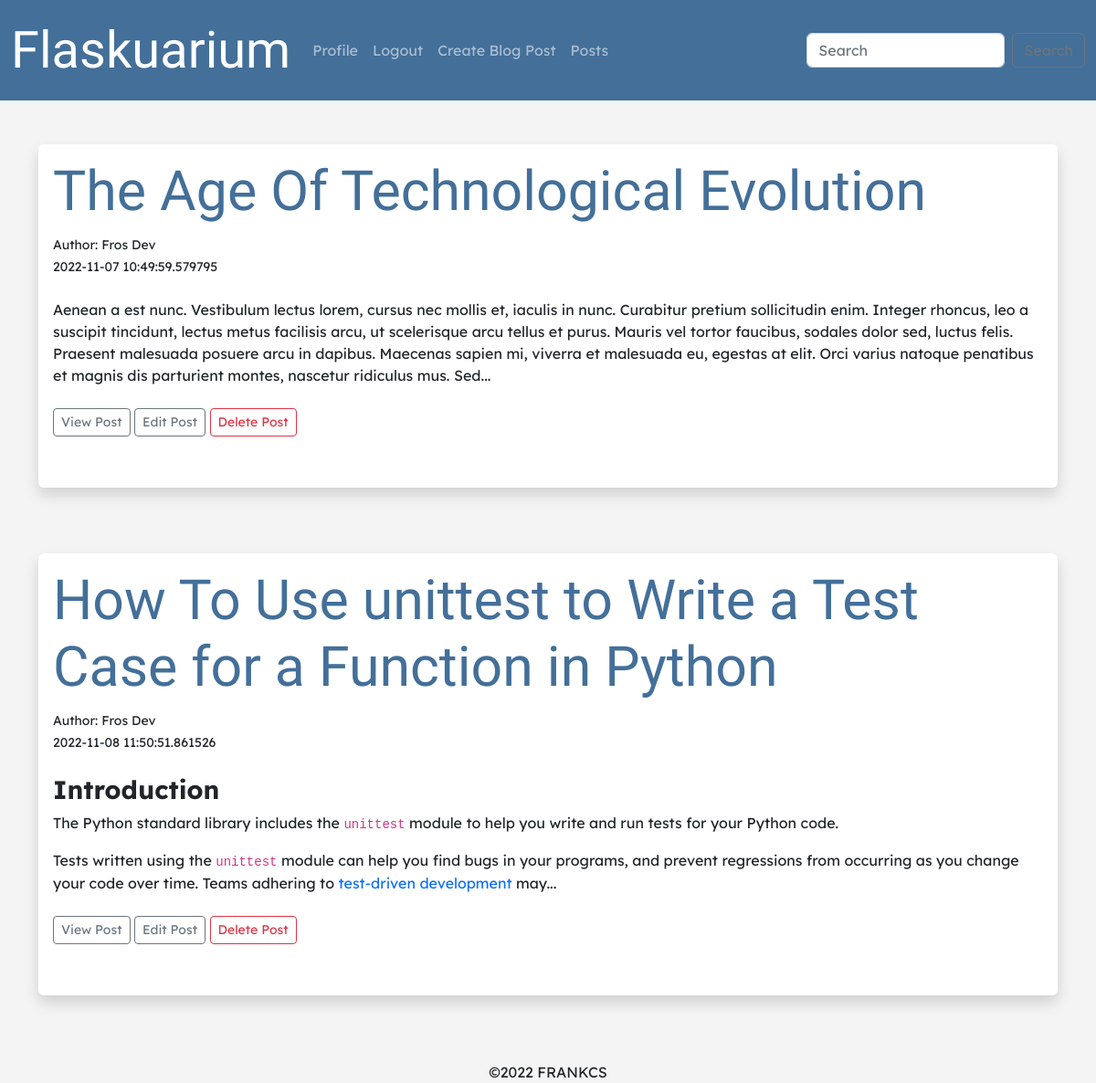
The page / (signed in) on the database its author committed.
### models.py (models this page shows, shortened)
class Posts(db.Model):
    __tablename__ = 'posts'
    id = db.Column(db.Integer, primary_key=True)
    title = db.Column(db.String(255))
    content = db.Column(db.Text)
    date_posted = db.Column(db.DateTime, default=datetime.utcnow)
    slug = db.Column(db.String(255))
    author_id = db.Column(db.Integer, db.ForeignKey('users.id'))

class Users(db.Model, UserMixin):
    __tablename__ = 'users'
    id = db.Column(db.Integer, primary_key=True)
    username = db.Column(db.String(20), nullable=False, unique=True)
    name = db.Column(db.String(200), nullable=False)
    email = db.Column(db.String(120), nullable=False, unique=True)
    bio = db.Column(db.Text(), nullable=True)
    date_added = db.Column(db.DateTime, default=datetime.utcnow)
    profile_pic = db.Column(db.String(), nullable=True)
    password_hash = db.Column(db.String(128))
    posts = db.relationship('Posts', backref='author')
    @property
    def password(self):
        raise AttributeError('password is not a readable attribute!')

### app.py (the view)
@app.route('/')
def index():
	posts = Posts.query.order_by(Posts.date_posted)
	return render_template("index.html", posts=posts)

### forms.py
class SearchForm(FlaskForm):
	searched = StringField("Searched", validators=[DataRequired()])
	submit = SubmitField("Submit")

### app.py (called while the page is built)
@login_manager.user_loader
def load_user(user_id):
	return Users.query.get(int(user_id))

@app.context_processor
def base():
	form = SearchForm()
	return dict(form=form)

### templates/index.html (shortened to what this page needs)
{% extends 'base.html' %} {% block content %}
<br />
{% for post in posts %}
<div class="shadow p-3 mb-5 bg-body rounded">
	<h2>
		<a class="title" href="{{ url_for('post', id=post.id)}}"
			>{{ post.title }}</a
		>
	</h2>
	<small
		>Author: {{ post.author.name }}<br />
		{{ post.date_posted }}</small
	>
	<br /><br />
	{{ post.content|truncate(500)|safe }}
	<br /><br />
	<a
		href="{{ url_for('post', id=post.id)}}"
		class="btn btn-outline-secondary btn-sm"
		>View Post</a
	>
	{% if post.author_id == current_user.id %}
	<a
		href="{{ url_for('edit_post', id=post.id)}}"
		class="btn btn-outline-secondary btn-sm"
		>Edit Post</a
	>
	<a
		href="{{ url_for('delete_post', id=post.id)}}"
		class="btn btn-outline-danger btn-sm"
		>Delete Post</a
	>
	{% endif %}
	<br /><br />
</div>
<br />
{% endfor %} {% endblock %}

### static/css/index.css (style rules this page uses)
h1, h2 { color: rgb(43, 67, 90); font-size: 3.8rem; font-family: "Big Shoulders Display", cursive; }
body { background: #f4f4f4; font-family: "Lexend Deca", sans-serif; margin: 0; padding: 0; box-sizing: border-box; }
.title { color: rgb(67, 111, 153); }
a { text-decoration: none; }

### rows shown on the page
Posts: title "The Age Of Technological Evolution", author.name "Fros Dev", date_posted "2022-11-07 10:49:59.579795", content "Aenean a est nunc. Vestibulum lectus lorem, cursus nec mollis et, iaculis in nunc. Curabitur pretium sollicitudin enim. Integer rhoncus, leo a suscipit tincidunt, lectus metus facilisis arcu, ut scelerisque arcu tellus et purus. Mauris vel tortor faucibus, sodales dolor sed, luctus felis. Praesent malesuada posuere arcu in dapibus. Maecenas sapien mi, viverra et malesuada eu, egestas at elit. Orci varius natoque penatibus et magnis dis parturient montes, nascetur ridiculus mus. Sed..."
Posts: title "How To Use unittest to Write a Test Case for a Function in Python", author.name "Fros Dev", date_posted "2022-11-08 11:50:51.861526", content "Introduction The Python standard library includes the unittest module to help you write and run tests for your Python code. Tests written using the unittest module can help you find bugs in your programs, and prevent regressions from occurring as you change your code over time. Teams adhering to test-driven development may..."
